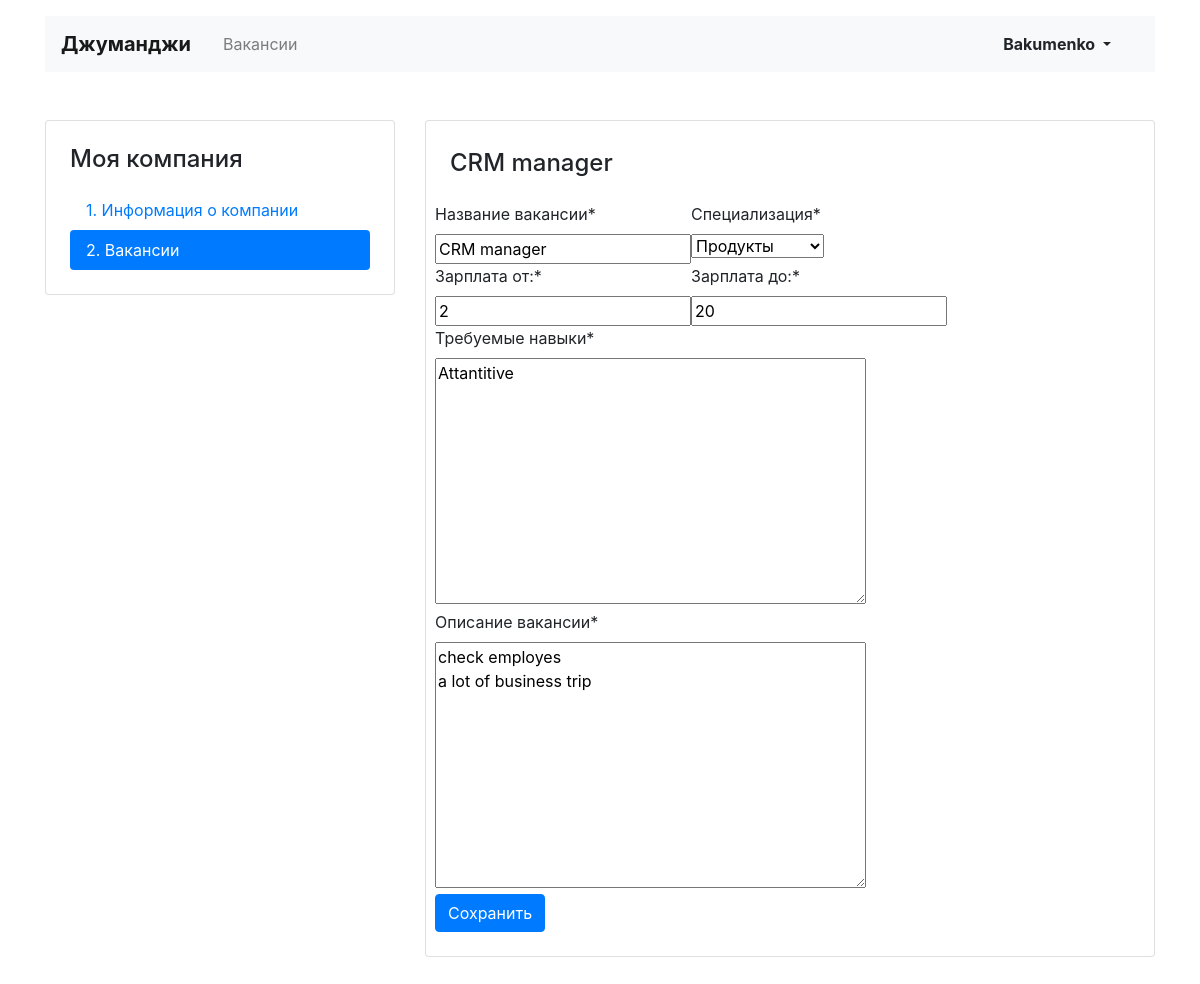
/mycompany/vacancies/10/ (signed in), run on the app's committed database.
### JobforJunes/models.py (models this page shows)
class Vacancy(models.Model):
    title = models.CharField(max_length=64)
    specialty = models.ForeignKey(Specialty, on_delete=models.CASCADE, related_name='vacancies')
    company = models.ForeignKey(Company, on_delete=models.CASCADE, related_name='companies')
    skills = models.TextField()
    description = models.TextField()
    salary_min = models.IntegerField()
    salary_max = models.IntegerField()
    published_at = models.CharField(max_length=20)

class Specialty(models.Model):
    code = models.CharField(max_length=20)
    title = models.CharField(max_length=20)
    picture = models.ImageField(upload_to='speciality_images')
    def __str__(self):
        return self.title

### JobforJunes/views/my_vacancies.py (the view, shortened to what this page needs)
# urls.py: path('mycompany/vacancies/<int:pk_vac>/', VacancyEdit.as_view(), name='vacancy_edit'),
class VacancyEdit(LoginRequiredMixin, View):
    def get(self, request, pk_vac):
        my_vacancies=Vacancy.objects.get(id=pk_vac)
        form=VacancyEditForm(instance=my_vacancies)
        return render(request, 'vacancy_edit.html', {'form':form, 'vacancy':my_vacancies})

### JobforJunes/forms.py
class VacancyEditForm(forms.ModelForm):
    class Meta:
        model=Vacancy
        exclude=('published_at','company')
        labels={'title':'Название вакансии',
                'specialty':'Специализация',
                'salary_min':'Зарплата от:',
                'salary_max': 'Зарплата до:',
                'skills':'Требуемые навыки',
                'description':'Описание вакансии'
                }
    def __init__(self, *args, **kwargs):
            super().__init__(*args, **kwargs)
            self.helper=FormHelper()
            self.helper.layout=Layout(
                Row(
                    Column('title',),
                    Column('specialty',),
                    ),
                Row(
                    Column('salary_min',),
                    Column('salary_max',),
                ),
                Row(
                    Column('skills',),
                ),
                Row(
                    Column('description',),
                ),
                Row(
                    Column(Submit('submit', 'Сохранить')),
                ),
            )

### templates/vacancy_edit.html (shortened to what this page needs)
{% extends 'base.html' %}
{%block project%}
  <main class="container mt-3 pb-5">
    <div class="row mt-5">
      <div class="col-12 col-lg-4">
        <aside class="pt-3 pb-4 px-4 mb-5 card">
          <h1 class="h4 pt-2 pb-2">Моя компания</h1>
          <div class="nav flex-column nav-pills">
            <a class="nav-link" href={% url 'my_company' %}>1. Информация о&nbsp;компании</a>
            <a class="nav-link active" href={% url 'my_vacancies' %}>2. Вакансии</a>
          </div>
        </aside>
      </div>
      <div class="col-12 col-lg-8">
        <div class="card">
          <div class="card-body px-4 pb-4 tab-content">
            <section>
              <h2 class="h4 pt-2 pb-3">{{vacancy.title}}</h2>
              {% load crispy_forms_tags %}
              {% crispy form %}
{% endblock %}

### templates/base.html (shortened to what this page needs)
<!DOCTYPE html>
<html lang="ru">
<head>
  <link rel="stylesheet" href="https://stackpath.bootstrapcdn.com/bootstrap/4.3.1/css/bootstrap.min.css">
</head>
<body>
  <header class="container mt-3">
    <nav class="navbar navbar-expand-lg navbar-light bg-light">
      <a class="navbar-brand mr-4 font-weight-bold" href={% url 'main' %}>Джуманджи</a>
      <div class="collapse navbar-collapse justify-content-between" id="navbarNav">
        <ul class="navbar-nav col-10">
          <li class="nav-item">
          <li {% if url == 'vacancies' %} class="nav-item active" {% endif %}>
              <a class="nav-link" href={% url 'vacancies' %}>Вакансии</a>
          </li>
       </ul>
          {% if request.user.is_anonymous  %}
        <ul class="navbar-nav col-2 justify-content-end">
          <li class="nav-item active">
            <a href={% url 'login' %} class="nav-link font-weight-bold">Вход</a>
          </li>
        </ul>
      </div>
    </nav>
        </ul>
   </div>
      {% else %}
          <ul class="navbar-nav col-2 justify-content-end">
          <li class="nav-item active">
            <div class="btn-group">
              <button type="button" class="btn dropdown-toggle font-weight-bold" data-toggle="dropdown" aria-haspopup="true" aria-expanded="false">
                {{request.user.username}}
              </button>
            </div>
          </li>
        </ul>
    {% endif %}
  </header>
{%block project%} {%endblock%}
<body>
</body>
</html>

### data on the page
Vacancy: title "CRM manager", specialty "Продукты", salary_min "2", salary_max "20", skills "Attantitive", description "check employes a lot of business trip"

### other printed values
{{ request.user.username }} "Bakumenko"
